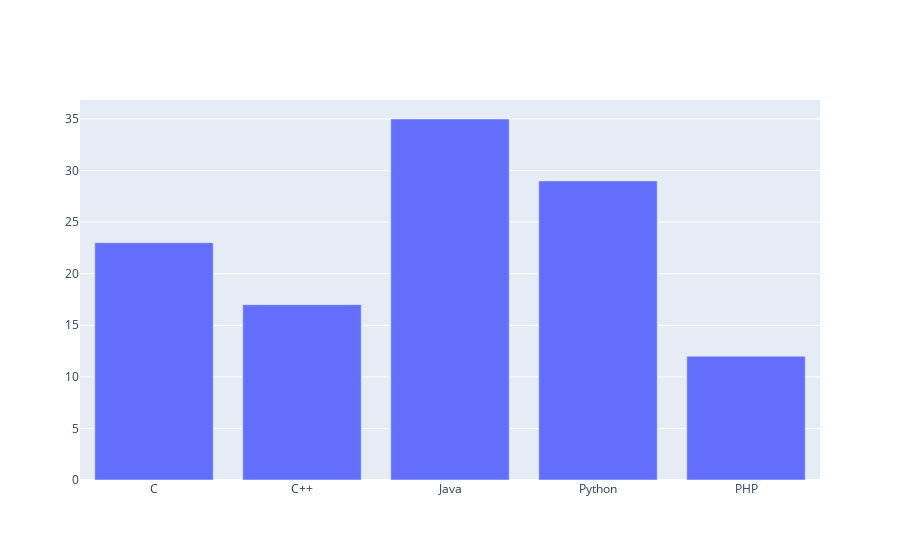

Notebook code for this chart:
### Markdown cell above
### Install
    pip install plotly
---

### Code cell
from plotly import graph_objects as go
langs = ['C', 'C++', 'Java', 'Python', 'PHP']
students = [23,17,35,29,12]

# x축과 y축에 해당하는 데이터를 각각 넣고 리스트로 감싸줌
data = [go.Bar(x = langs, y = students)]
# 만들어놓은 데이터 전달
fig = go.Figure(data = data)

# 그래프 출력
fig.show()

### Figure 1 — Plotly figure (JSON) as saved in the notebook; plotly's stock layout.template omitted (floating-point values rounded to 4 significant figures)
{"data": [{"type": "bar", "x": ["C", "C++", "Java", "Python", "PHP"], "y": [23, 17, 35, 29, 12]}], "layout": {}}
